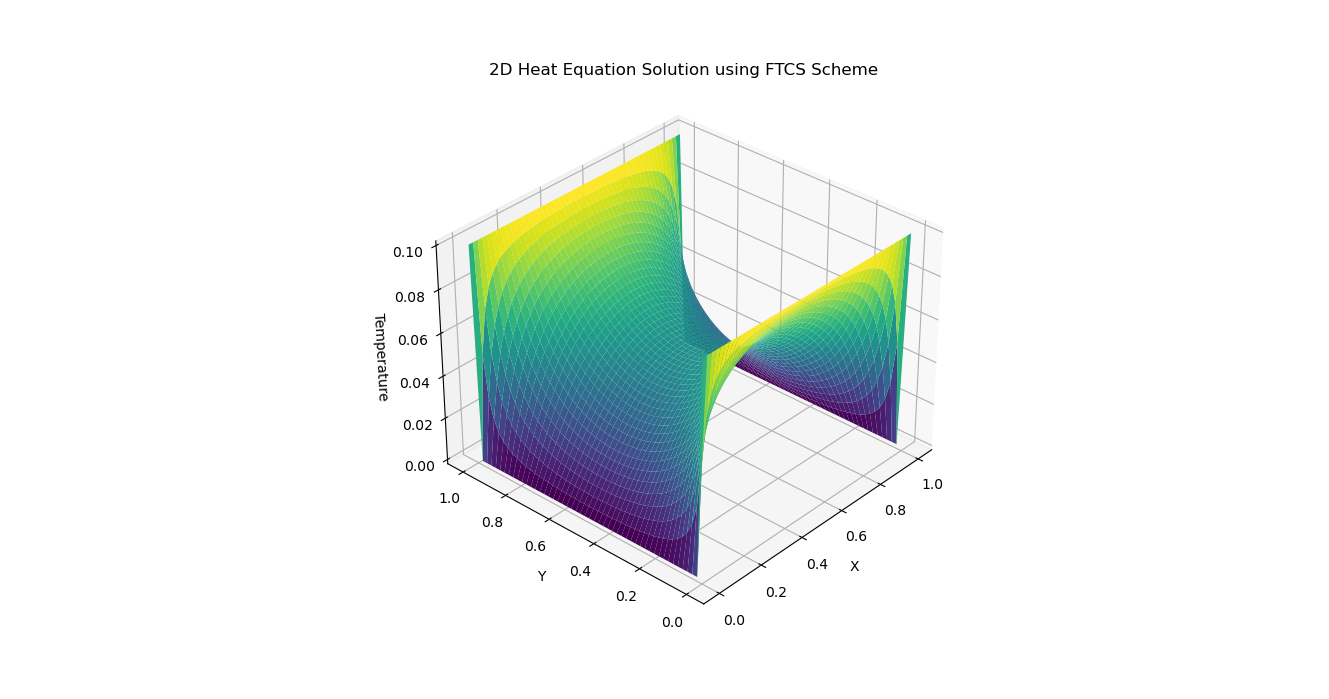

Source code (Python):
import numpy as np
import math
import time
import matplotlib.pyplot as plt

L_x=1
L_y=1
T=1
alpha=1
M=50 
N=50
dx=L_x/(M-1)
dy=L_y/(N-1)

dt=0.0001

L=math.ceil(abs(T/dt))+1
x=np.zeros((M,1))
y=np.zeros((N,1))
t=np.zeros((L,1))
for i in range(M):
    x[i]=0+i*dx
for j in range(N):
    y[j]=0+j*dy
for k in range(L):
    t[k]=0+k*dt
U=np.zeros((M,N))

for i in range(1,M-1):
    for j in range(1,N-1):
        U[i,j]= np.pi*i*dx+ 2*np.pi*j*dy
U[:,0]=0
U[:,-1]=0
U[0,:]=0.1
U[-1,:]=0.1

Dx=alpha*dt/(dx**2)
Dy=alpha*dt/(dy**2)
# FTCS
start_time=time.time()
for n in range(L-1):
    for i in range(1,M-1):
        for j in range(1,N-1):
            U[i,j]=Dx*(U[i+1,j]-2*U[i,j]+U[i-1,j])+Dy*(U[i,j+1]-2*U[i,j]+U[i,j-1])+U[i,j]
print("FTCS time:",time.time()-start_time)
print(U)



# Plot the solution
x = np.linspace(0, L_x, M)
y = np.linspace(0, L_y, N)
X, Y = np.meshgrid(x, y)

fig = plt.figure(figsize=(10, 6))
ax = fig.add_subplot(111, projection='3d')
ax.plot_surface(X, Y, U, cmap='viridis')
ax.set_xlabel('X')
ax.set_ylabel('Y')
ax.set_zlabel('Temperature')
ax.set_title('2D Heat Equation Solution using FTCS Scheme')
plt.show()
